Frame 1 (no input): blank canvas, image omitted
Frame 60 (the mouse pressed at the canvas centre just before this capture): blank canvas, image omitted
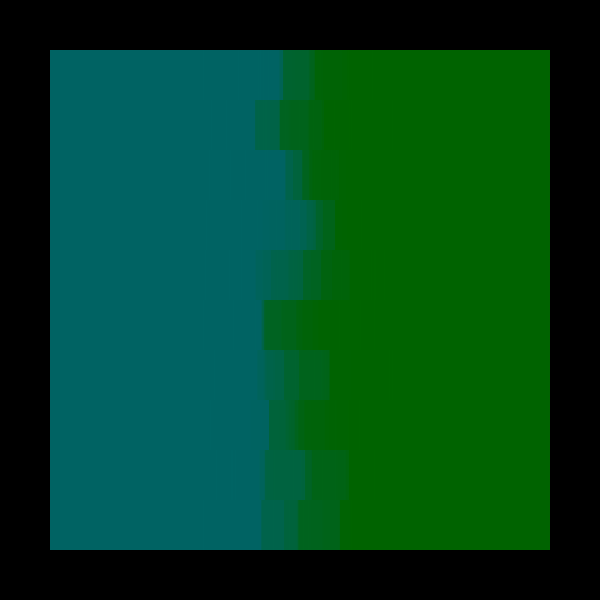
Frame 120 (the mouse held since frame 60 and released just before this capture)

The Processing sketch whose frames 1 and 60 were blank and that drew this single picture after the mouse press (run headless with seeded random() and noise(); from frame 60 on, the mouse is pressed at the canvas centre):

// Processing sketch: processing_163604
// ── processing_163604.pde

void setup() {
  size(600, 600);
  background(#000000);
}
void draw() {
  noStroke();
  for (int i = 0; i < 10; i++) {
    // Drawing a rectangle that using map to nicely reduce 0-600 to 0-100
    fill(0, map(mouseY, 0, 600, 1, 200), 100,100);
    rect(50, 50*i+50, map(mouseX, 0, 600, 1, random(300,600)), 50);

    // draw backwards
    fill(0,100, map(mouseX, 0, 600, 1, 2),100);
    rect(550, 50*i+50, -map(mouseX, 0, 600, 1, random(300,600)), 50);
  }
}
